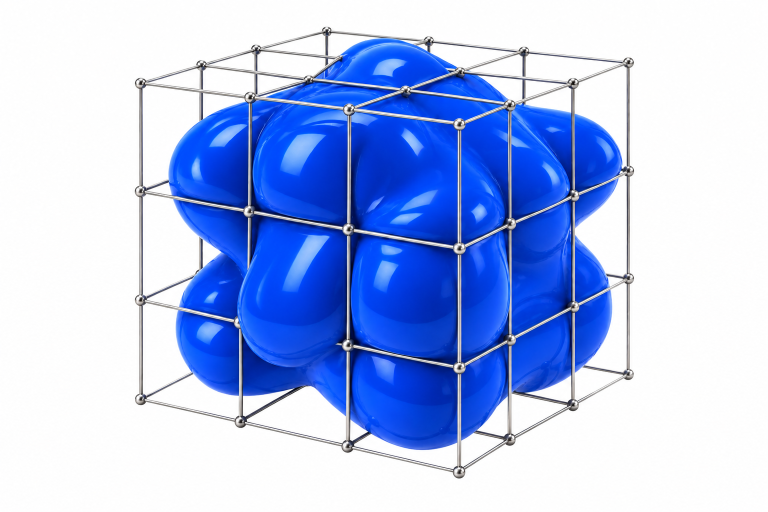
#> input picture assets/hero-concepts/grid-v3.png, 1536 x 1024 px (shown at 1/2 size)
$ python fit-reference.py
#> lines starting #> are read from the running program, lines starting #| are printed output that depends on the picture; after the words box and inside, x2 and y2 are one past the last pixel; in counts of white or black regions, pixels touching at a corner belong together
from pathlib import Path
import json
import numpy as np
from PIL import Image, ImageDraw
from scipy.optimize import least_squares
from scipy.spatial.transform import Rotation
from scipy import ndimage

ROOT=Path(__file__).resolve().parent
# Visible cage intersections manually identified in the 1536 x 1024 reference.
anchors=[
([-50,50,50],[278,166]),([50,50,50],[918,246]),
([-50,-50,50],[279,801]),([50,-50,50],[918,947]),
([50,50,-50],[1261,123]),([50,-50,-50],[1261,749]),
([-50,50,-50],[654,64]),
([-50,50/3,50],[278,383]),([50,50/3,50],[918,496]),
([-50,-50/3,50],[279,599]),([50,-50/3,50],[918,734]),
([-50/3,50,50],[499,195]),([50/3,50,50],[695,218]),
([-50/3,50/3,50],[500,422]),([50/3,50/3,50],[695,458]),
([-50/3,-50,50],[480,843]),([50/3,-50,50],[695,895]),
]
points=np.array([p for p,_ in anchors],float);observed=np.array([p for _,p in anchors],float)
eye=np.array([170.,115.,300.]);back=eye/np.linalg.norm(eye)
right=np.cross([0,1,0],back);right/=np.linalg.norm(right)
up=np.cross(back,right)
R0=np.array([right,-up,-back])
t0=-R0@eye
start=np.r_[Rotation.from_matrix(R0).as_rotvec(),t0,2400.]
def projection(p,xyz):
 R=Rotation.from_rotvec(p[:3]).as_matrix();v=xyz@R.T+p[3:6]
 return v[:,:2]/v[:,2:]*p[6]+[768,512]
fit=least_squares(lambda p:(projection(p,points)-observed).ravel(),start,max_nfev=4000,loss='soft_l1',f_scale=5,bounds=([-np.inf]*6+[300],[np.inf]*6+[30000]))
p=fit.x;R=Rotation.from_rotvec(p[:3]).as_matrix();t=p[3:6]
errors=np.linalg.norm(projection(p,points)-observed,axis=1)
calibration={'imageWidth':1536,'imageHeight':1024,'focal':float(p[6]),'principal':[768,512], 'worldToCamera':R.tolist(),'translation':t.tolist(),'position':(-R.T@t).tolist(),'up':(-R[1]).tolist(),'forward':R[2].tolist(),'anchorMeanErrorPx':float(errors.mean()),'anchorMaxErrorPx':float(errors.max()),'anchors':[{'world':a,'pixel':b,'errorPx':float(e)} for (a,b),e in zip(anchors,errors)]}
(ROOT/'reference-camera.json').write_text(json.dumps(calibration,indent=2))
# Analyze blue foreground. This does not modify the source image.
im=np.asarray(Image.open(ROOT/'../../assets/hero-concepts/grid-v3.png').convert('RGB'),float)
mask=(im[:,:,2]>90)&(im[:,:,2]>im[:,:,0]*1.35)&(im[:,:,2]>im[:,:,1]*1.13)
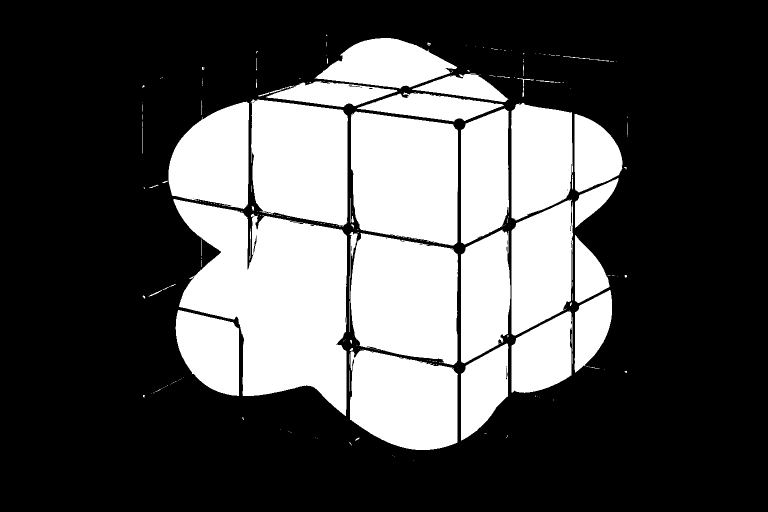
#> mask: shape (1024, 1536) bool (shown at 1/2 size); 31.9% white; 245 white regions (186 under 20 px), largest, box (x1, y1, x2, y2) and area: (347, 398, 694, 832) 91900, (702, 223, 916, 491) 49907, (701, 466, 916, 730) 47087
mask=ndimage.binary_closing(mask,iterations=7)
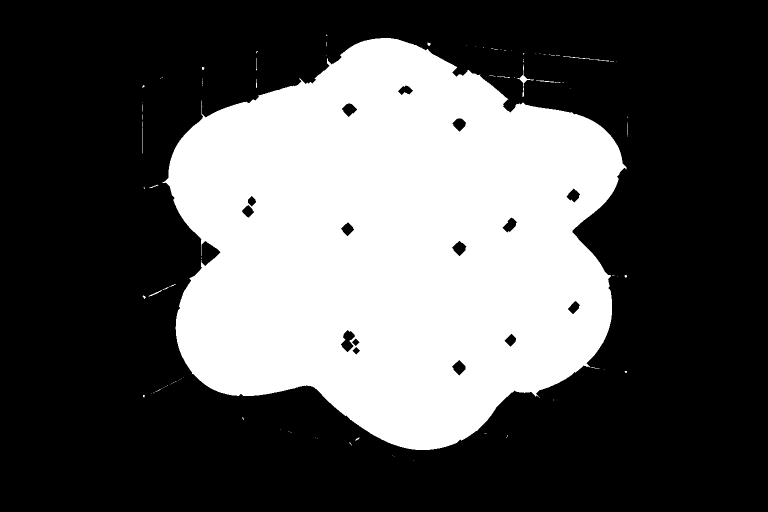
#> mask: shape (1024, 1536) bool (shown at 1/2 size); 34.2% white; 102 white regions (84 under 20 px), largest, box (x1, y1, x2, y2) and area: (324, 76, 1253, 900) 536100, (1034, 129, 1068, 194) 262, (1126, 112, 1188, 119) 77
mask=ndimage.binary_fill_holes(mask)
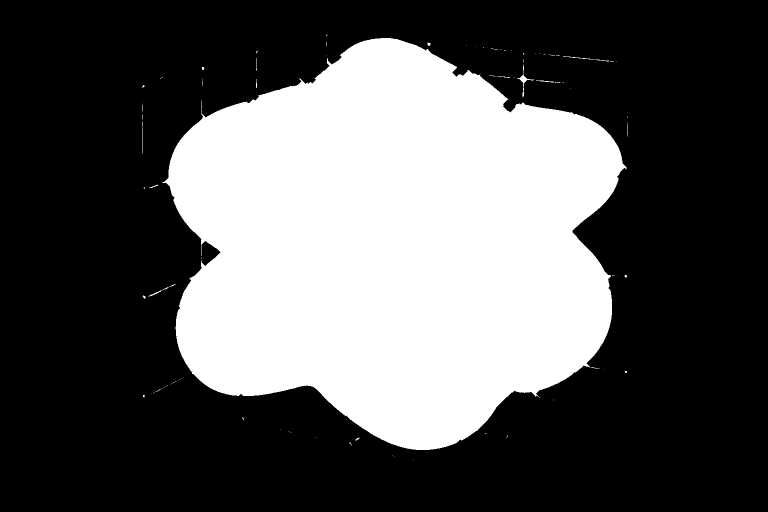
#> mask: shape (1024, 1536) bool (shown at 1/2 size); 34.5% white; 102 white regions (84 under 20 px), largest, box (x1, y1, x2, y2) and area: (324, 76, 1253, 900) 541656, (1034, 129, 1068, 194) 262, (1126, 112, 1188, 119) 77
labels,count=ndimage.label(mask);sizes=np.bincount(labels.ravel());sizes[0]=0;mask=labels==sizes.argmax()
#> after `labels, count = ndimage.label(mask)`:
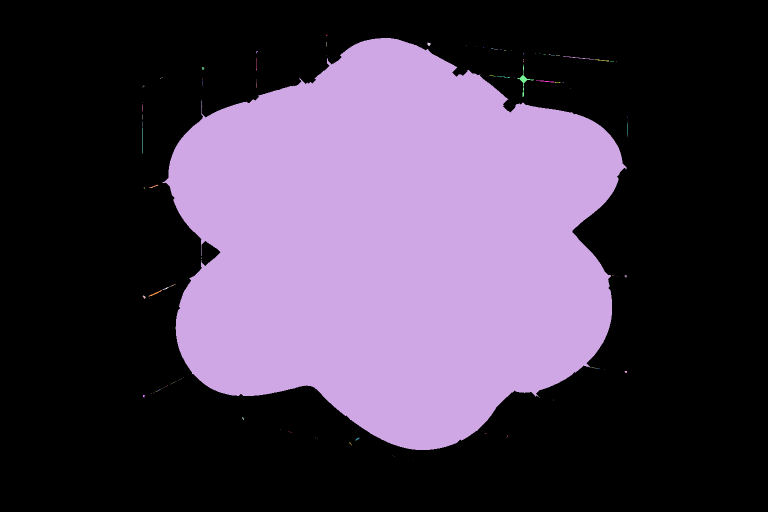
#> labels: shape (1024, 1536) int32 (shown at 1/2 size); 121 distinct labels, from 0 to 120; one colour per label, 0 black
#> after `labels, count = ndimage.label(mask)`: count = 120
#> after `sizes = np.bincount(labels.ravel())`: sizes = 121 values, max 1029997 at index 0, min 1 at index 5, mean 12998.9
#> after `mask = labels == sizes.argmax()`:
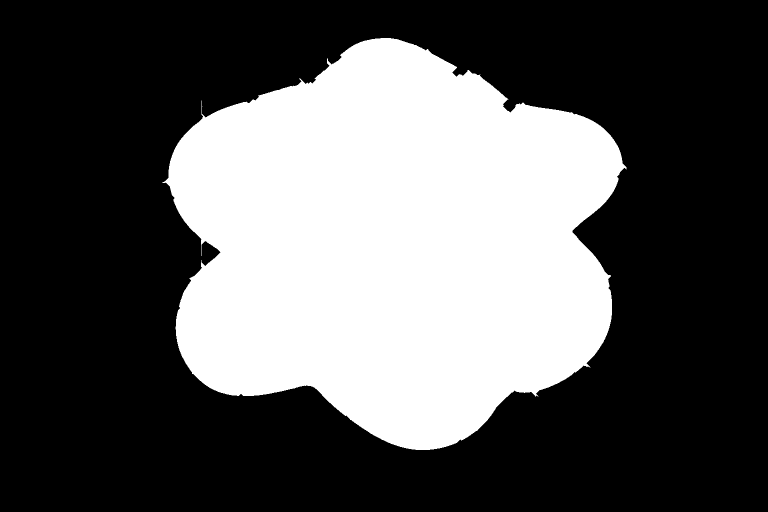
#> mask: shape (1024, 1536) bool (shown at 1/2 size); 34.4% white; 1 white region, box (x1, y1, x2, y2) and area: (324, 76, 1253, 900) 541653
# Preserve depth, fit each projected ray's silhouette to the actual reference.
#> (the run stopped early here; a loop or call above may not have finished)
